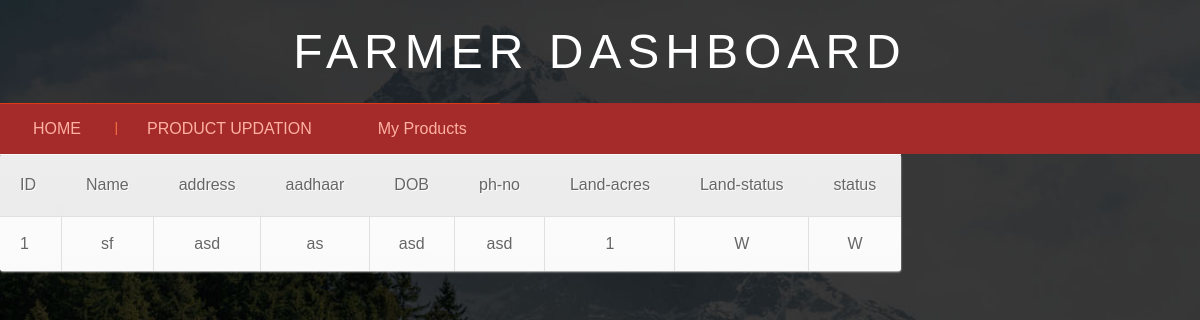
/FarmerDashboard.php?id=1, run on the app's committed database.
### tables this page shows
CREATE TABLE `tb_farmer` (
  `frm_ID` int(10) NOT NULL,
  `frm_Name` varchar(20) NOT NULL,
  `frm_Address` varchar(50) NOT NULL,
  `frm_Aadhaar` varchar(10) NOT NULL,
  `frm_DOB` varchar(10) NOT NULL,
  `frm_Phone` varchar(20) NOT NULL,
  `frm_Landacres` int(10) NOT NULL,
  `frm_Landstatus` varchar(1) NOT NULL,
  `status` varchar(1) NOT NULL,
  `frm_Username` varchar(30) NOT NULL,
  `frm_Password` varchar(10) NOT NULL
);

### FarmerDashboard.php (the view, shortened to what this page needs)
<!DOCTYPE html>
<html>
<head>
<link href="css/style.css" rel="stylesheet" type="text/css" media="all">
<link href="css/font-awesome.min.css" rel="stylesheet" type="text/css" media="all">
</head>
<body style="background-color:#444040">
	<div class="header-w3l">
		<h1>Farmer Dashboard</h1>
	</div>
	<div class="navigation">
					<ul class="nav">
						<li>
							<a href="#">HOME</a>
						</li>
							<li class="test2">
							<a href="ProductMaster.html">PRODUCT UPDATION</a>
							</li>
														<li class="test2">
								<?php
						 $v=$_GET['id'];
						 echo "<a href='FarmerProducts.html?id=$v'>My Products</a>";
						 ?>
							</li>
							</ul>
</div>
<div style="width: 100%  ">
<table cellspacing='0' ">
	<thead>
		<tr>
			<th>ID</th>
			<th>Name</th>
			<th>address</th>
			<th>aadhaar</th>
			<th>DOB</th>
			<th>ph-no</th>
			<th>Land-acres</th>
			<th>Land-status</th>
			<th>status</th>
		</tr>
	</thead>
	<tbody>
	<?php
require"connection.php";
 $v=$_GET['id'];
 $sqlDetail = " SELECT * FROM  tb_farmer WHERE  frm_ID='$v'";
$result = mysqli_query($con,$sqlDetail);
if($result){
		$row = mysqli_fetch_row($result);
				echo "<tr>";
		echo "<td>$row[0] </td>
			<td>$row[1] </td>
			<td>$row[2] </td>
			<td>$row[3] </td>
			<td>$row[4] </td>
			<td>$row[5] </td>
		    <td>$row[6] </td>
			<td>$row[7] </td>
			<td>$row[8]</td>
		</tr>";
	}
else{
	echo"Failed".mysqli_error($con);
}
?>
	</tbody>
</table>
</div>
</body>
</html>

### css/style.css (style rules this page uses)
html,body,div,span,applet,object,iframe,h1,h2,h3,h4,h5,h6,p,blockquote,pre,a,abbr,acronym,address,big,cite,code,del,dfn,em,img,ins,kbd,q,s,samp,small,strike,strong,sub,sup,tt,var,b,u,i,dl,dt,dd,ol,nav ul,nav li,fieldset,form,label,legend,table,caption,tbody,tfoot,thead,tr,th,td,article,aside,canvas,details,embed,figure,figcaption,footer,header,hgroup,menu,nav,output,ruby,section,summary,time,mark,audio,video { margin:0;padding:0;border:0;font-size:100%;font:inherit;vertical-align:baseline; }
ol,ul { list-style:none;margin:0px;padding:0px; }
table { border-collapse:collapse;border-spacing:0; }
a { text-decoration:none; }
body { background:url('../images/bg.jpg') no-repeat 0% 100% fixed; background-size: cover; font-family: 'Lato', sans-serif; text-align:center; }
.header-w3l { margin: 2% auto; }
.header-w3l h1 { font-size: 3em; letter-spacing: 6px; color: white; font-weight: 400; text-transform: uppercase; }
table { font-family:Arial, Helvetica, sans-serif; color:#666; font-size:12px; text-shadow: 1px 1px 0px #fff; background:#eaebec; margin:20px; border:#ccc 1px solid; -moz-border-radius:3px; -webkit-border-radius:3px; border-radius:3px; -moz-box-shadow: 0 1px 2px #d1d1d1; -webkit-box-shadow: 0 1px 2px #d1d1d1; box-shadow: 0 1px 2px #d1d1d1; }
table th { padding:21px 25px 22px 25px; border-top:1px solid #fafafa; border-bottom:1px solid #e0e0e0; background: #ededed; background: -webkit-gradient(linear, left top, left bottom, from(#ededed), to(#ebebeb)); background: -moz-linear-gradient(top, #ededed, #ebebeb); }
table th:first-child { text-align: left; padding-left:20px; }
table tr:first-child th:first-child { -moz-border-radius-topleft:3px; -webkit-border-top-left-radius:3px; border-top-left-radius:3px; }
table tr:first-child th:last-child { -moz-border-radius-topright:3px; -webkit-border-top-right-radius:3px; border-top-right-radius:3px; }
table tr { text-align: center; padding-left:20px; }
table td:first-child { text-align: left; padding-left:20px; border-left: 0; }
table td { padding:18px; border-top: 1px solid #ffffff; border-bottom:1px solid #e0e0e0; border-left: 1px solid #e0e0e0; background: #fafafa; background: -webkit-gradient(linear, left top, left bottom, from(#fbfbfb), to(#fafafa)); background: -moz-linear-gradient(top, #fbfbfb, #fafafa); }
table tr:last-child td { border-bottom:0; }
table tr:last-child td:first-child { -moz-border-radius-bottomleft:3px; -webkit-border-bottom-left-radius:3px; border-bottom-left-radius:3px; }
table tr:last-child td:last-child { -moz-border-radius-bottomright:3px; -webkit-border-bottom-right-radius:3px; border-bottom-right-radius:3px; }
ol,ul { list-style:none;margin:0;padding:0; }
body { font-family: 'Ubuntu Condensed', sans-serif; background:#aadff2f; }
.navigation { background:#e44f2b; padding:0px 0; position:relative; }
.nav { list-style: none; *zoom: 0; background:#a52a2a; border-bottom:0px solid #a52a2a; }
.nav:before, .nav:after { content: " "; display: table; }
.nav:after { clear: both; }
.nav a { padding:16px 33px; color:#ffb29f; border-top:1px solid #DB3C15; -webkit-transition: all 0.3s ease-in-out; -moz-transition: all 0.3s ease-in-out; -o-transition: all 0.3s ease-in-out; transition: all 0.3s ease-in-out; }
.nav li { position: relative; }
.nav > li { float: left; }
.nav > li:first-child,.nav > li:last-child { background-image:none; }
.nav > li { background-image: url("../images/line-divider.png"); background-repeat: no-repeat; background-position:left; }
.nav > li > a { display: block; }

### data on the page
tb_farmer: frm_ID "1", frm_Name "sf", frm_Address "asd", frm_Aadhaar "as", frm_DOB "asd", frm_Phone "asd", frm_Landacres "1", frm_Landstatus "W", status "W"
